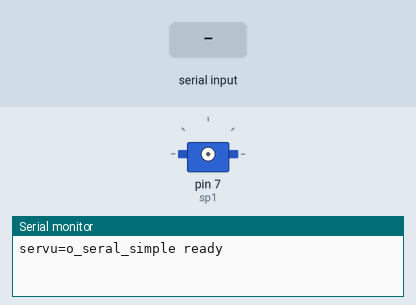
A sketch run on a simulated Arduino Uno, built with avr-gcc and run on an emulated ATmega328P. Parts: servo, the last lines printed to the serial monitor. Wiring (inferred from the names in the program): servo: signal pin 7. Inputs (shaded band) come from the test bench. Servo pulses on a pin are drawn as a servo (544–2400 µs = 0–180°).

Above: at 1.7 s.
1.8 s: "90,45\n" received over Serial
At 3.7 s:
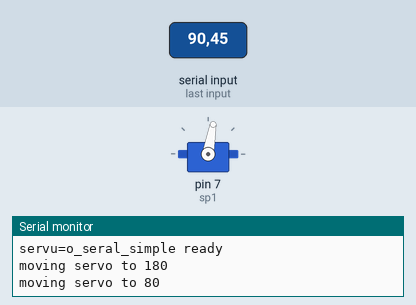
4.4 s: "90,45\n" received over Serial
At 8.8 s:
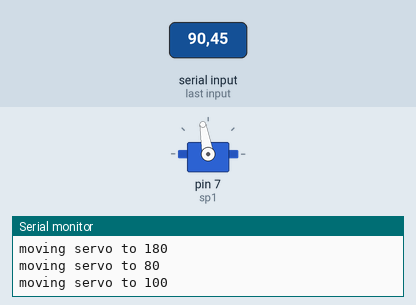
Timing chart, 0 to 10.3 s (numbered marks = the images above; inputs shaded):
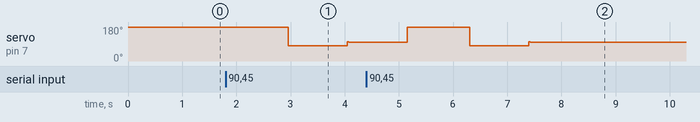

The sketch:

MicroduinoServoWithoutLibrary.ino
```cpp
int sp1=7;//define servo digital pin7
int pulsewidth;//Defined variable pulse width
int val;
int val1;
int myangle1;

void servopulse(int sp1,int val1)//Define a pulse function
{
  myangle1=map(val1,0,180,500,2480);
  digitalWrite(sp1,HIGH);//set servo interface HIGH
  delayMicroseconds(myangle1);
  digitalWrite(sp1,LOW);//set servo interface LOW
  delay(20-val1/1000);
}

void setup()
{
  pinMode(sp1,OUTPUT);//Setting the servo interface output
  Serial.begin(9600);
  delay(500);
  Serial.println("servu=o_seral_simple ready" ) ;
}

void loop()//0-9 the number is converted to an angle from 0 to 180, and so the number of times corresponding LED blinks
{
  val=Serial.read();//Read the serial value of the port

  if(val>'0'&&val<='9')
  {
    val1=val-'0';
    val1=map(val1,0,9,0,180);
    Serial.print("moving servo to ");
    Serial.print(val1,DEC);
    Serial.println();
    for(int i=0;i<=50;i++)
    {
      servopulse(sp1,val1);
    }
  }

}
```

Measured:
- after the input at 1.8 s, servo on pin 7 (sp1): 180° → 80° after 1.2 s, → 100° 1.1 s later
- after the input at 4.4 s, servo on pin 7 (sp1): 100° → 180° after 0.76 s, → 80° 1.1 s later, → 100° 1.1 s later
